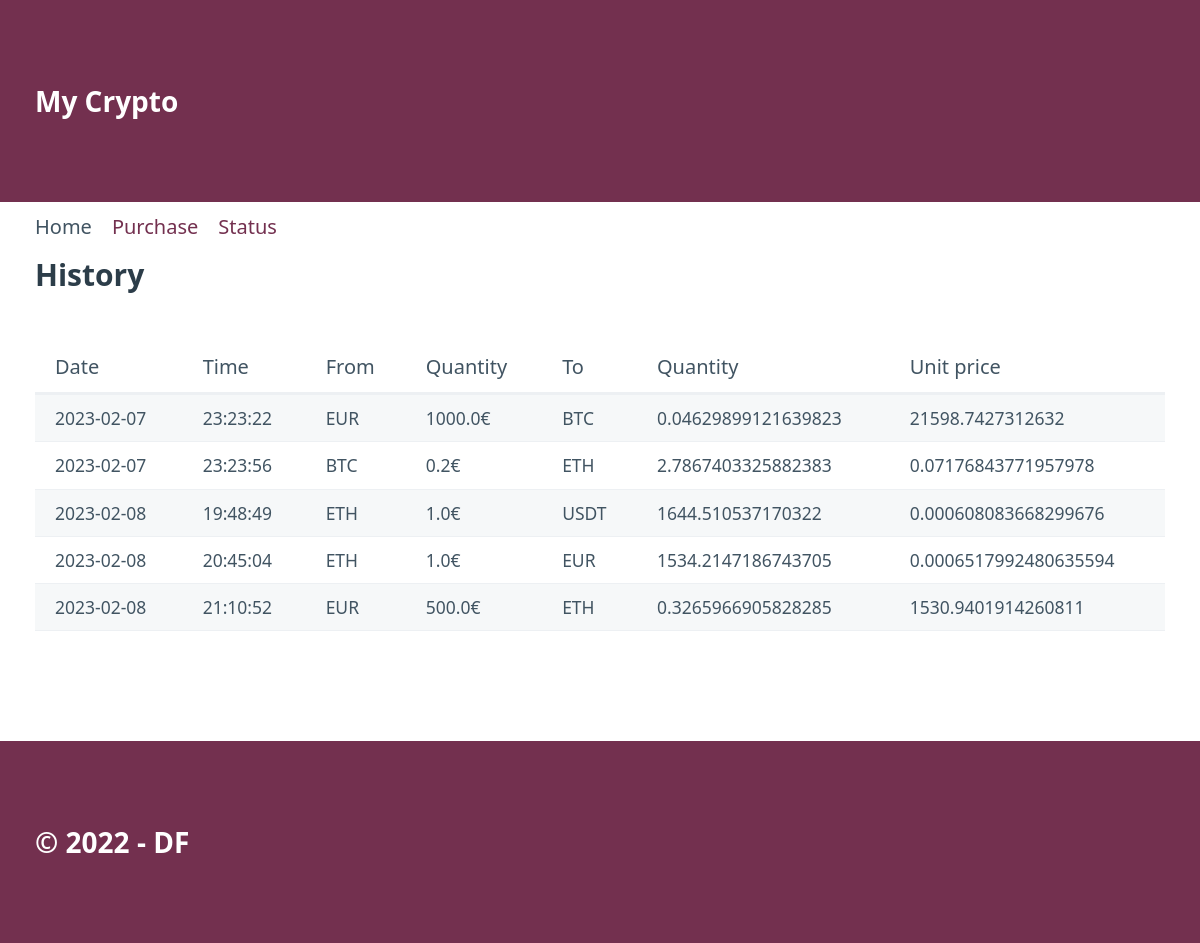
Before: / with the older database file.
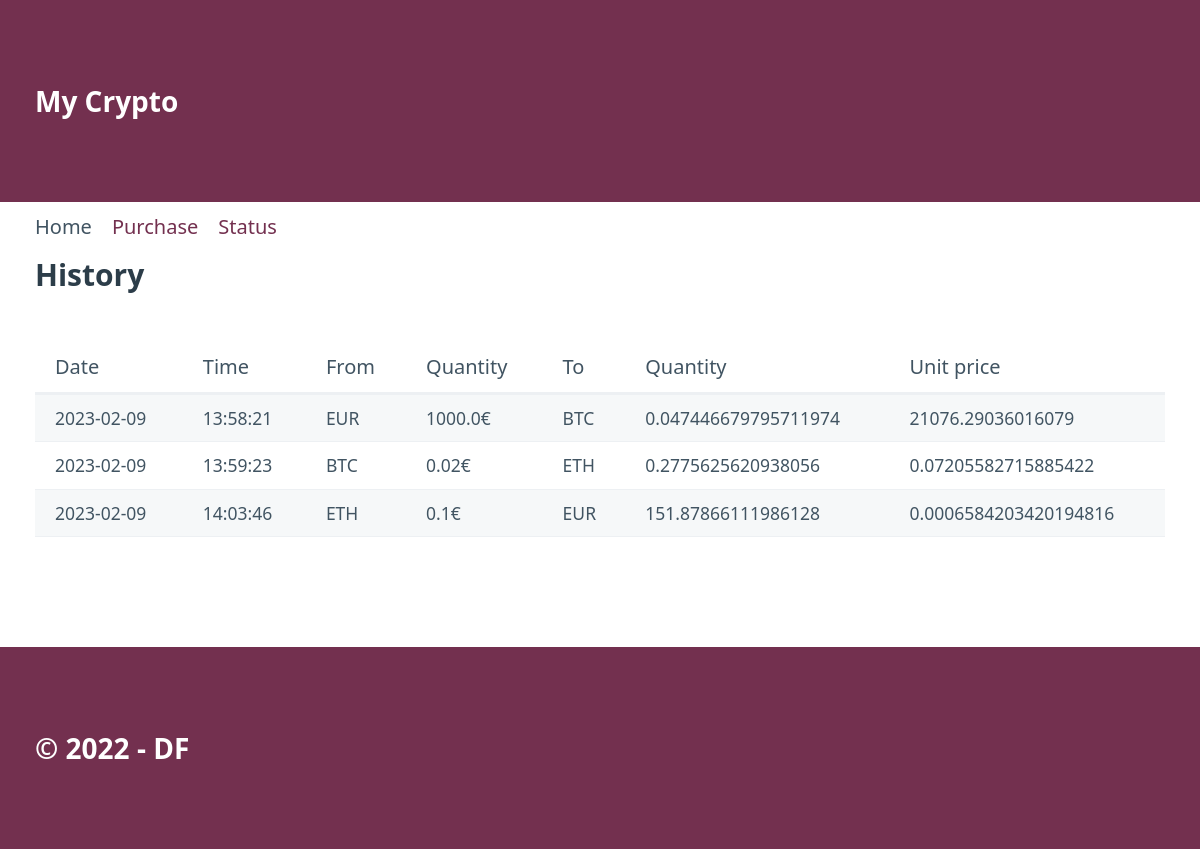
After: the same page with the newer database file.
### tables this page shows
CREATE TABLE "movements" (
	"id"	INTEGER,
	"date"	TEXT NOT NULL,
	"time"	TEXT NOT NULL,
	"from_coin"	TEXT NOT NULL,
	"from_quantity"	REAL NOT NULL,
	"to_coin"	TEXT NOT NULL,
	"to_quantity"	REAL NOT NULL,
	PRIMARY KEY("id" AUTOINCREMENT)
);

### crypto_app/routes.py (the view)
@app.route("/")
def index():
    register = show_all()
    return render_template("index.html", data = register, page = 'home')

### crypto_app/models.py (called while the page is built)
def show_all():
    connect = Conexion("SELECT id,date,time,from_coin,from_quantity,to_coin,to_quantity FROM movements ORDER BY date;")
    rows = connect.res.fetchall()
    columns = connect.res.description
    result = []
    for row in rows:
        data_info = {}
        position = 0
        for field in columns:
            data_info[field[0]] = row[position]
            position += 1
        result.append(data_info)
    connect.con.close()
    return result

### crypto_app/templates/index.html
{% extends "base.html" %} {% block section %}
<section class="container">
    <h3>History</h3>
    {% if data %}
    <table role="grid">
        <thead>
            <tr>
                <th>Date</th>
                <th>Time</th>
                <th>From</th>
                <th>Quantity</th>
                <th>To</th>
                <th>Quantity</th>
                <th>Unit price</th>
            </tr>
        </thead>
        <tbody>
            {% for movements in data %}
            <tr>
                <td>{{movements.date}}</td>
                <td>{{movements.time}}</td>
                <td>{{movements.from_coin}}</td>
                <td>{{movements.from_quantity}}€</td>
                <td>{{movements.to_coin}}</td>
                <td>{{movements.to_quantity}}</td>
                <td>{{movements.from_quantity / movements.to_quantity}}</td>
            </tr>
            {% endfor %}
        </tbody>
    </table>
    {% else %}
    <h4>No movements registered</h4>
    {% endif %}
</section>
{% endblock %}

### crypto_app/templates/base.html (shortened to what this page needs)
<!DOCTYPE html>
<html lang="en">
    <head>
        <link rel="stylesheet" href="../static/css/pico-bootstrap-grid.css" />
        <link rel="stylesheet" href="../static/css/styles.css" />
    </head>
    <body>
        <header>
            <div class="container">My Crypto</div>
        </header>
        <nav class="container">
            <ul>
                {% if page == 'home' %}
                <li>Home</li>
                <li><a href="/purchase">Purchase</a></li>
                <li><a href="/status">Status</a></li>
                {% endif %}
            </ul>
        </nav>
        {% block section %} {% endblock %}
        <footer>
            <div class="container">&copy; 2022 - DF</div>
        </footer>
    </body>
</html>

### crypto_app/static/css/styles.css (style rules this page uses)
header, footer { background-color: var(--primary); color: var(--primary-inverse); font-size: 1.4em; font-weight: bold; }
body { min-height: 100vh; display: grid; grid-template-rows: auto 50px 1fr auto; margin: 0; }

Changed rows visible on the page:
removed movements: date "2023-02-07", time "23:23:22", from_coin "EUR", from_quantity "1000.0", to_coin "BTC", to_quantity "0.04629899121639823", movements.from_quantity/movements.to_quantity "21598.7427312632"
removed movements: date "2023-02-07", time "23:23:56", from_coin "BTC", from_quantity "0.2", to_coin "ETH", to_quantity "2.7867403325882383", movements.from_quantity/movements.to_quantity "0.07176843771957978"
removed movements: date "2023-02-08", time "19:48:49", from_coin "ETH", from_quantity "1.0", to_coin "USDT", to_quantity "1644.510537170322", movements.from_quantity/movements.to_quantity "0.000608083668299676"
removed movements: date "2023-02-08", time "20:45:04", from_coin "ETH", from_quantity "1.0", to_coin "EUR", to_quantity "1534.2147186743705", movements.from_quantity/movements.to_quantity "0.0006517992480635594"
removed movements: date "2023-02-08", time "21:10:52", from_coin "EUR", from_quantity "500.0", to_coin "ETH", to_quantity "0.3265966905828285", movements.from_quantity/movements.to_quantity "1530.9401914260811"
added movements: date "2023-02-09", time "13:58:21", from_coin "EUR", from_quantity "1000.0", to_coin "BTC", to_quantity "0.047446679795711974", movements.from_quantity/movements.to_quantity "21076.29036016079"
added movements: date "2023-02-09", time "13:59:23", from_coin "BTC", from_quantity "0.02", to_coin "ETH", to_quantity "0.2775625620938056", movements.from_quantity/movements.to_quantity "0.07205582715885422"
added movements: date "2023-02-09", time "14:03:46", from_coin "ETH", from_quantity "0.1", to_coin "EUR", to_quantity "151.87866111986128", movements.from_quantity/movements.to_quantity "0.0006584203420194816"
